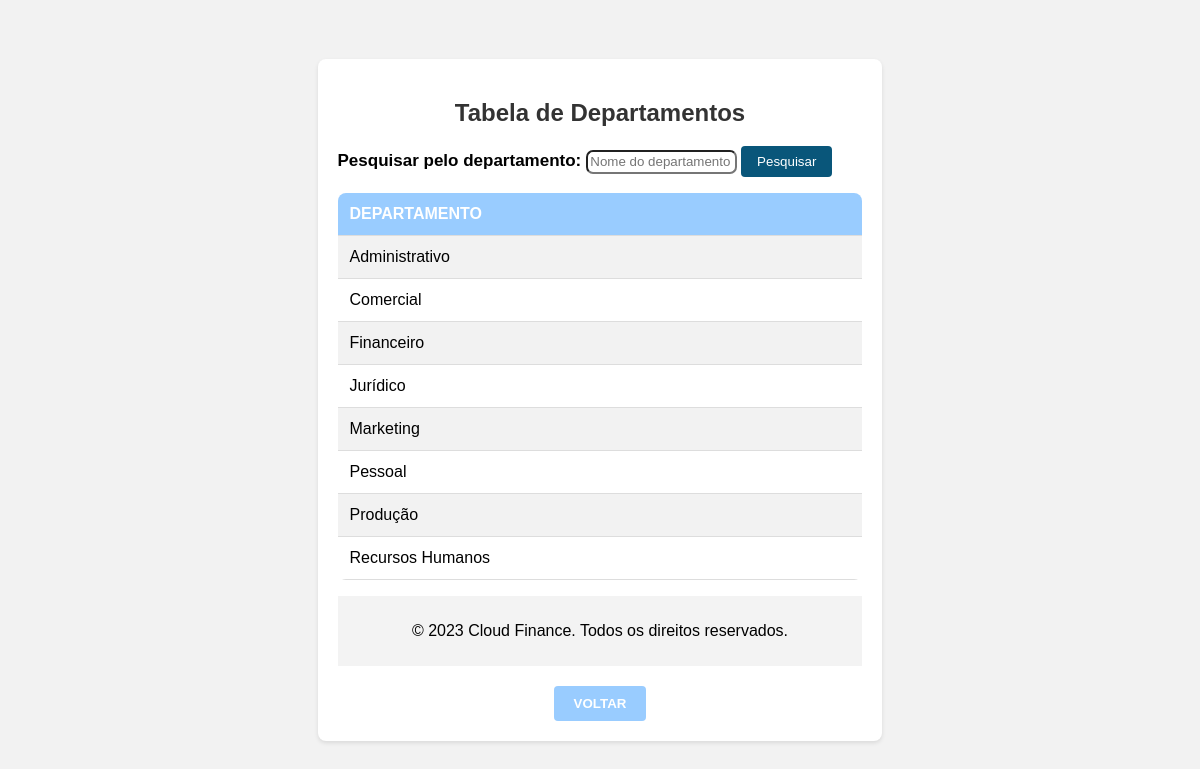
Page /detalhes/departamento.php (signed in) on the committed database.
### tables this page shows
CREATE TABLE `dep` (
  `id_dep` int(11) NOT NULL,
  `nome_dep` varchar(50) NOT NULL
);

### detalhes/departamento.php (the view, shortened to what this page needs)
<?php require_once '../back/connect.php'; ?>
<!DOCTYPE html>
<html>
<head>
</head>
<body>
    <div class="container">
        <h2>Tabela de Departamentos</h2>
        <form method="GET">
            <b><label for="termo">Pesquisar pelo departamento:</label></b>
            <input type="text" name="termo" id="termo" placeholder="Nome do departamento" required>
            <button type="submit">Pesquisar</button>
        </form><p></p>
        <table>
            <tr>
                <th>Departamento</th>
            </tr>
            <?php
            @$termoPesquisa = $_GET['termo'];
            $sql = "SELECT * FROM dep WHERE nome_dep LIKE '%$termoPesquisa%' ORDER BY nome_dep";
            $result = $conn->query($sql);
            if($result->num_rows>0){
                while($row = $result->fetch_assoc()){
                    echo "<tr>";
                    echo "<td>".$row['nome_dep']."</td>";
                    echo "</tr>";
                }
            }else{
                echo "<tr><td>Sem dados apresentar</td></tr>";
            }
            ?>
        </table><p></p>
        <footer>
            <p>&copy; 2023 Cloud Finance. Todos os direitos reservados.</p>
        </footer>
        <div class="buttons">
            <a href="../admin.php"><button class="button">Voltar</button></a>
        </div>
    </div>
</body>
</html>

### detalhes/departamento.php (style rules this page uses)
body { background-color: #f2f2f2; font-family: Arial, sans-serif; margin: 0; padding: 20px; box-sizing: border-box; display: flex; align-items: center; justify-content: center; min-height: 100vh; }
.container { max-width: 800px; background-color: #fff; border-radius: 8px; box-shadow: 0 2px 4px rgba(0, 0, 0, 0.1); padding: 20px; }
h2 { text-align: center; color: #333; }
table { border-collapse: collapse; width: 100%; border-radius: 8px; overflow: hidden; }
th, td { padding: 12px; text-align: left; border-bottom: 1px solid #ddd; }
th { background-color: #99ccff; color: #fff; text-transform: uppercase; }
tr:nth-child(even) { background-color: #f2f2f2; }
.buttons { text-align: center; margin-top: 20px; }
.button { padding: 10px 20px; background-color: #99ccff; border: none; color: #fff; font-weight: bold; text-transform: uppercase; border-radius: 4px; cursor: pointer; transition: background-color 0.3s ease; }
footer { background-color: #f3f3f3; color: black; padding: 10px; text-align: center; }
form label { font-size: 17px; }
form button { display: inline-block; padding: 8px 16px; border: none; border-radius: 4px; text-decoration: none; color: #fff; background-color: #09567a; cursor: pointer; transition: all 0.3s ease; }
form input { width: 27%; padding: 0.5%; border-radius: 7px; }

### rows in the picture
dep: nome_dep "Administrativo"
dep: nome_dep "Comercial"
dep: nome_dep "Financeiro"
dep: nome_dep "Jurídico"
dep: nome_dep "Marketing"
dep: nome_dep "Pessoal"
dep: nome_dep "Produção"
dep: nome_dep "Recursos Humanos"
